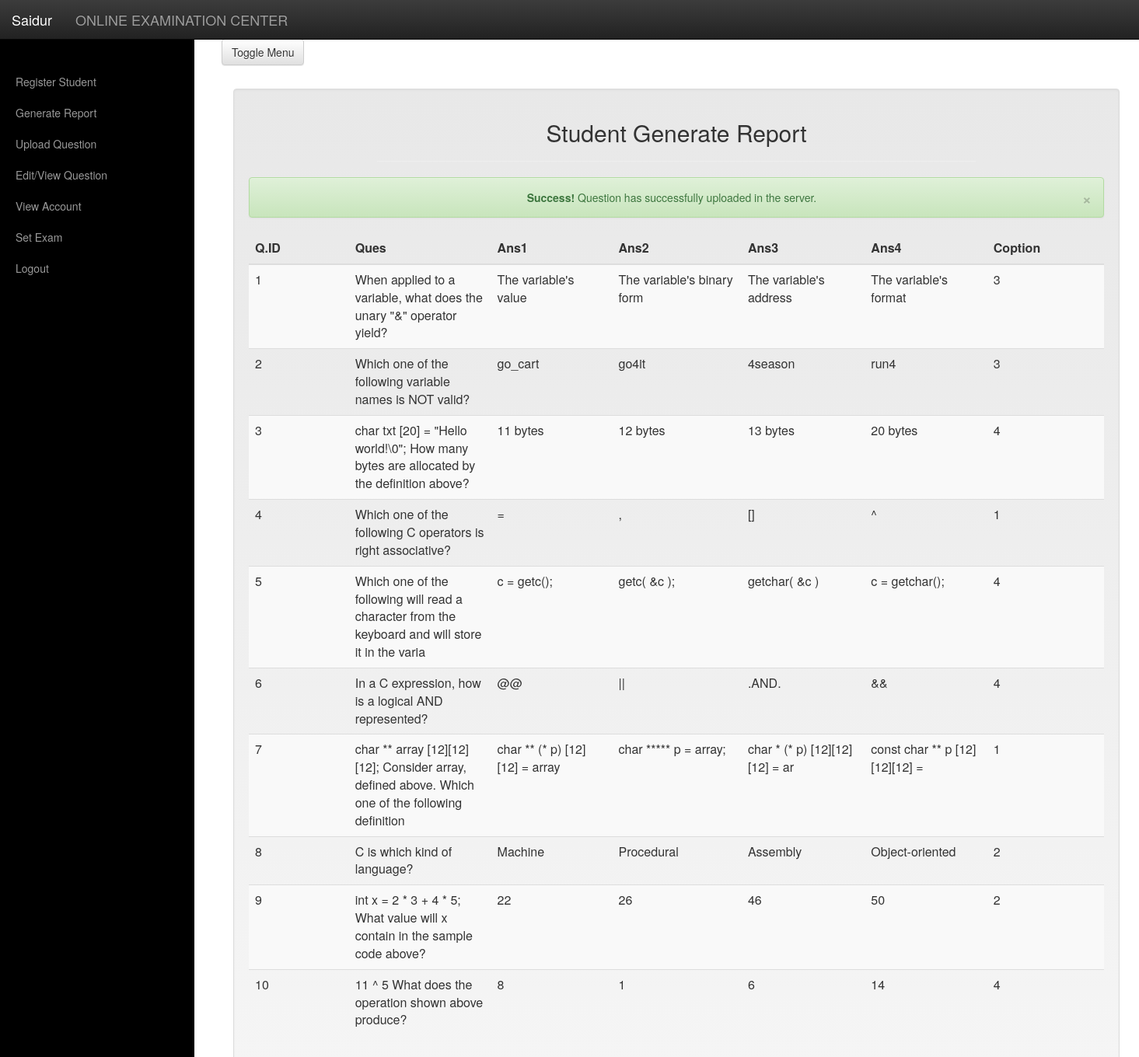
Screenshot of /uploadquestion1.php (signed in) with the database file from the repository.
### tables this page shows
CREATE TABLE IF NOT EXISTS `question` (
  `question_id` int(10) NOT NULL AUTO_INCREMENT,
  `question` varchar(100) NOT NULL,
  `answer1` varchar(30) NOT NULL,
  `answer2` varchar(30) NOT NULL,
  `answer3` varchar(30) NOT NULL,
  `answer4` varchar(30) NOT NULL,
  `correct_option` int(10) NOT NULL,
  PRIMARY KEY (`question_id`)
);

### uploadquestion1.php (the view, shortened to what this page needs)
<?php include("header.php");  ?>
<body>
    <?php include("navigation1.php");  ?>
    <?php include("sidebar.php");  ?>
    <?php include("config.php"); ?>
    <?php
    $sql1 = "select * from question";
    $result1 = mysqli_query($con,$sql1);
    ?>
<div class="container">
<div class="row test2">
    <div class="col-md-12">
		<div class="well">
			<h2 class="text-center">Student Generate Report</h2>
			<hr width="70%">
				<table class="table table-striped">
					<thead>
						<tr>
							<th width="6%" align="left">Q.ID</th>
							<th width="7%" align="left">Ques</th>
							<th width="7%" align="left">Ans1</th>
							<th width="7%" align="center">Ans2</th>
							<th width="7%" align="center">Ans3</th>
							<th width="7%" align="left">Ans4</th>
                            <th width="7%" align="left">Coption</th>
						</tr>
					</thead>
					<tbody>
						<?php
							while($row = mysqli_fetch_array($result1,MYSQLI_ASSOC))
                              {
                              echo "<tr>";
                              echo "<td>" . $row['question_id'] . "</td>";
                              echo "<td>" . $row['question'] . "</td>";
                              echo "<td>" . $row['answer1'] . "</td>";
                              echo "<td>" . $row['answer2'] . "</td>";
                              echo "<td>" . $row['answer3'] . "</td>";
                              echo "<td>" . $row['answer4'] . "</td>";
                              echo "<td>" . $row['correct_option'] . "</td>";
                              echo "</tr>";
                              }
                        ?>
                        <div class="alert alert-success text-center">
                            <a href="#" class="close" data-dismiss="alert">&times;</a>
                            <strong>Success!</strong> Question has successfully uploaded in the server.
                        </div>
					</tbody>
				</table>
		</div>
	</div>
</div>
    <?php include("sidebar1.php");  ?>
</body>
</html>

### header.php (shortened to what this page needs)
<!DOCTYPE html>
<html lang="en">
<head>
    <link rel="stylesheet" type='text/css' href="css/bootstrap.css">
    <link rel="stylesheet" type='text/css' href="css/main.css">
    <link rel="stylesheet" type='text/css' href="css/bootstrap-theme.css">
    <link rel="stylesheet" type='text/css' href="css/simple-sidebar.css">
</head>

### navigation1.php (shortened to what this page needs)
<div class="navbar navbar-inverse navbar-fixed-top" role="navigation">
    <div class="navbar-header">
        <div class="navbar-brand">Saidur</div>
    </div>
    <div class="collapse navbar-collapse">
        <ul class="nav navbar-nav">
            <li><div class="navbar-brand">ONLINE EXAMINATION CENTER</div></li>
        </ul>
    </div>
</div>

### sidebar.php (shortened to what this page needs)
<div id="wrapper">
        <div id="sidebar-wrapper">
            <ul class="sidebar-nav">
                <li class="sidebar-brand">
                </li>
                <li>
                    <a href="registerstudent.php">Register Student</a>
                </li>
                <li>
                    <a href="generatereport.php">Generate Report</a>
                </li>
                <li>
                    <a href="uploadquestion.php">Upload Question</a>
                </li>
                <li>
                    <a href="editviewquestion.php">Edit/View Question</a>
                </li>
                <li>
                    <a href="viewaccount.php">View Account</a>
                </li>
                <li>
                    <a href="setexam.php">Set Exam</a>
                </li>
                <li>
                    <a href="logout.php">Logout</a>
                </li>
            </ul>
        </div>
        <div id="page-content-wrapper">
            <div class="container-fluid">
                <div class="row">
                    <div class="col-lg-12">
                        <a href="#menu-toggle" class="btn btn-default" id="menu-toggle">Toggle Menu</a>

### sidebar1.php (shortened to what this page needs)
</div>
                </div>
            </div>
        </div>
    </div>

### css/main.css (style rules this page uses)
.test2 { position: relative; top: 30px; }

### css/simple-sidebar.css (style rules this page uses)
#wrapper { padding-left: 0; -webkit-transition: all 0.5s ease; -moz-transition: all 0.5s ease; -o-transition: all 0.5s ease; transition: all 0.5s ease; }
#sidebar-wrapper { z-index: 1000; position: fixed; left: 250px; width: 0; height: 100%; margin-left: -250px; overflow-y: auto; background: #000; -webkit-transition: all 0.5s ease; -moz-transition: all 0.5s ease; -o-transition: all 0.5s ease; transition: all 0.5s ease; }
#page-content-wrapper { width: 100%; position: absolute; padding: 15px; }
.sidebar-nav { position: absolute; top: 0; width: 250px; margin: 0; padding: 0; list-style: none; }
.sidebar-nav li { text-indent: 20px; line-height: 40px; }
.sidebar-nav li a { display: block; text-decoration: none; color: #999999; }
.sidebar-nav > .sidebar-brand { height: 65px; font-size: 18px; line-height: 60px; }
@media (min-width:768px) { #wrapper { padding-left: 250px; } }
@media (min-width:768px) { #sidebar-wrapper { width: 250px; } }
@media (min-width:768px) { #page-content-wrapper { padding: 20px; position: relative; } }

### rows the page displays
question: question_id "1", question "When applied to a variable, what does the unary \"&\" operator yield?", answer1 "The variable's value", answer2 "The variable's binary form", answer3 "The variable's address", answer4 "The variable's format", correct_option "3"
question: question_id "2", question "Which one of the following variable names is NOT valid?", answer1 "go_cart", answer2 "go4it", answer3 "4season", answer4 "run4", correct_option "3"
question: question_id "3", question "char txt [20] = \"Hello world!\\0\"; How many bytes are allocated by the definition above?", answer1 "11 bytes", answer2 "12 bytes", answer3 "13 bytes", answer4 "20 bytes", correct_option "4"
question: question_id "4", question "Which one of the following C operators is right associative?", answer1 "=", answer2 ",", answer3 "[]", answer4 "^", correct_option "1"
question: question_id "5", question "Which one of the following will read a character from the keyboard and will store it in the varia", answer1 "c = getc();", answer2 "getc( &c );", answer3 "getchar( &c )", answer4 "c = getchar();", correct_option "4"
question: question_id "6", question "In a C expression, how is a logical AND represented?", answer1 "@@", answer2 "||", answer3 ".AND.", answer4 "&&", correct_option "4"
question: question_id "7", question "char ** array [12][12][12]; Consider array, defined above. Which one of the following definition", answer1 "char ** (* p) [12][12] = array", answer2 "char ***** p = array;", answer3 "char * (* p) [12][12][12] = ar", answer4 "const char ** p [12][12][12] =", correct_option "1"
question: question_id "8", question "C is which kind of language?", answer1 "Machine", answer2 "Procedural", answer3 "Assembly", answer4 "Object-oriented", correct_option "2"
question: question_id "9", question "int x = 2 * 3 + 4 * 5; What value will x contain in the sample code above?", answer1 "22", answer2 "26", answer3 "46", answer4 "50", correct_option "2"
question: question_id "10", question "11 ^ 5 What does the operation shown above produce?", answer1 "8", answer2 "1", answer3 "6", answer4 "14", correct_option "4"
